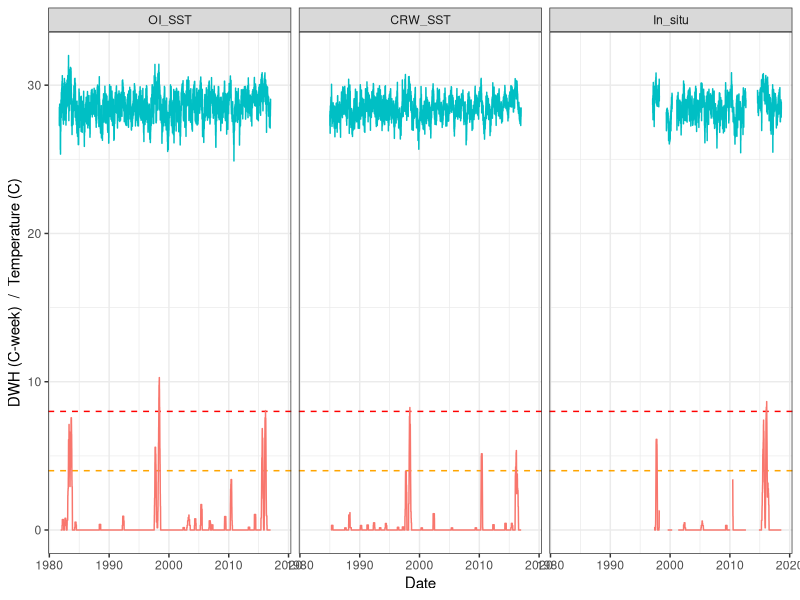
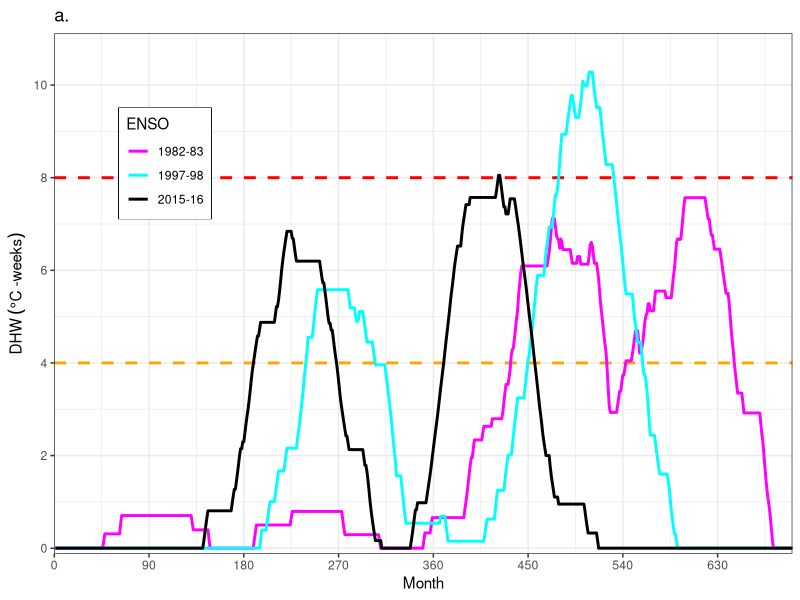
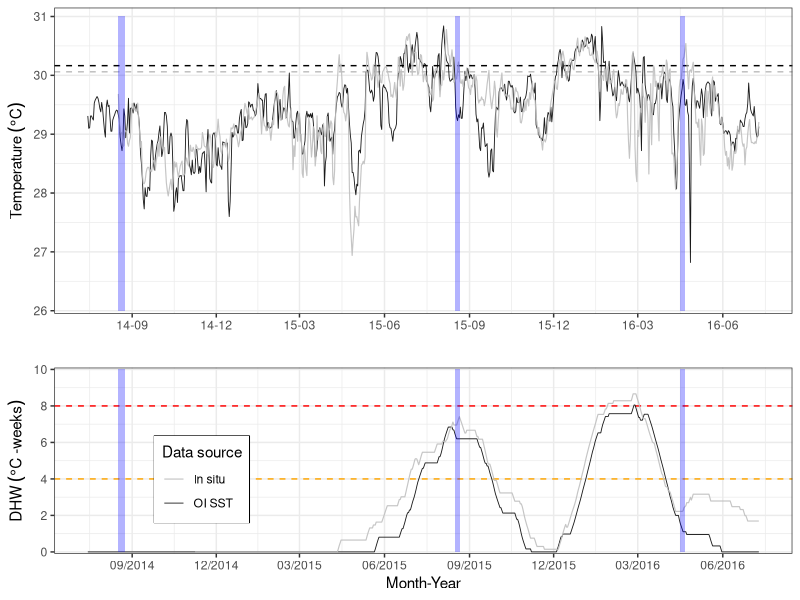
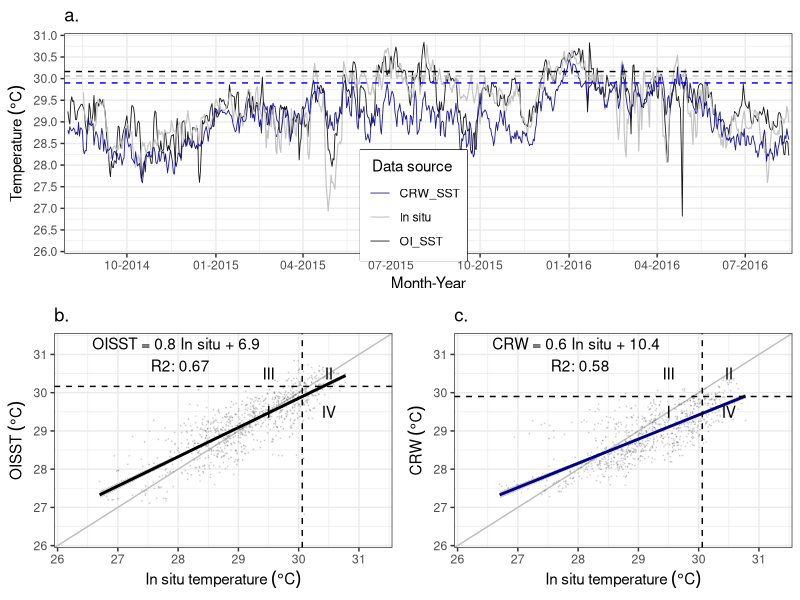
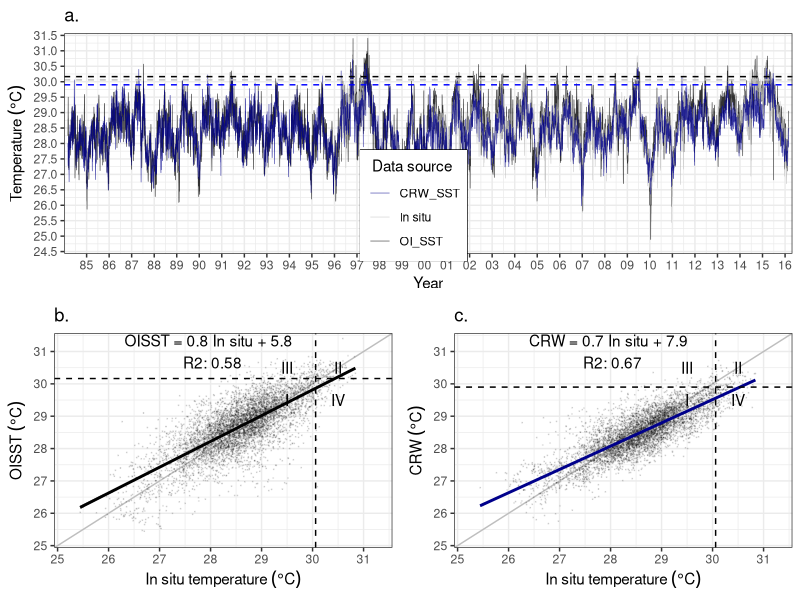
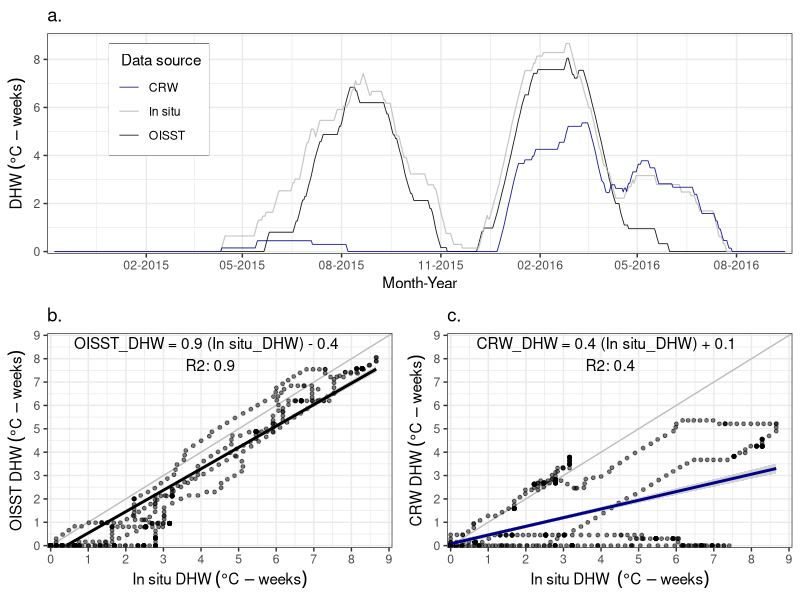
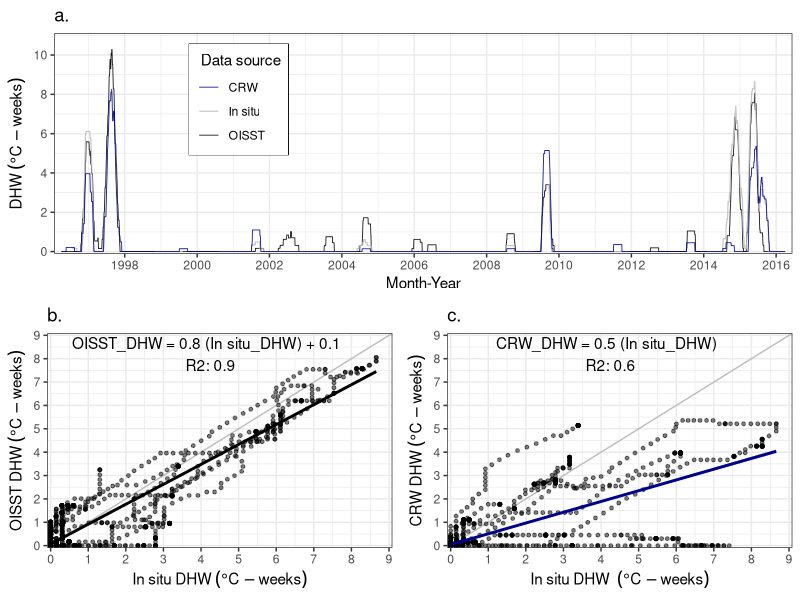
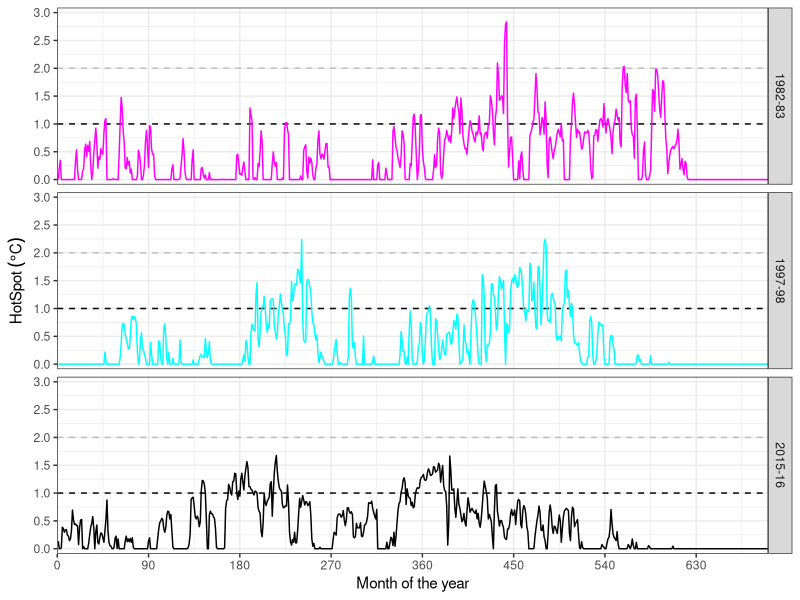

The R script that drew these images, in order:
## ---- chunk 1

knitr::opts_chunk$set(echo=TRUE, message = FALSE, warning = FALSE)
                      
## ---- chunk 2

# Libraries
  library(lubridate)
  library(tidyverse)
  library(gridExtra) 
  library(zoo)
  library(reshape2)


# Default ggplot settings
  ggthe_bw<-theme(plot.background=element_blank(),
          panel.grid.major.y = element_blank(),
          panel.grid.major.x = element_blank(),
          panel.grid.minor.x = element_blank(),
          panel.grid.minor.y = element_blank(),
          legend.box.background = element_rect(),
          panel.background =element_rect(fill = NA, color = "black")
          )+
    theme_bw()
## ---- chunk 3

#OI_SST 
    Uva.OI<-read.csv("B.Temperature_data/Uva_Daily_OISST_1982-2016.csv",header = T)
    Uva.OI$Date<-as.Date(Uva.OI$Date, format="%Y-%m-%d")

#InSitu (Tyler Smith)
    Uva.InSitu<-read.csv("B.Temperature_data/Uva_Daily_InSitu_1997-2018.csv", header = T)
    Uva.InSitu$Date<-as.Date(Uva.InSitu$Date, format="%Y-%m-%d")

# CRW-5km SST
    Uva.CRW<-read.csv("B.Temperature_data/Uva_Daily_CRW_5km_1985-2016.csv",header = T)
    Uva.CRW$Date<-as.Date(Uva.CRW$Date, format="%Y-%m-%d")
## ---- chunk 4
    
Temperature.Wide<-merge(Uva.OI, Uva.InSitu, on=Date, all=TRUE)
Temperature.Wide<-merge(Temperature.Wide, Uva.CRW, on=Date, all=TRUE)

## ---- chunk 5

#OISST
    Uva.OI.L<-Uva.OI
    Uva.OI.L$Source<-"OI_SST"
    colnames(Uva.OI.L) <- c("Date","Temperature","Source")

#InSitu (Tyler)
    Uva.InSitu.L<-Uva.InSitu
    Uva.InSitu.L$source<-"In_situ"
    colnames(Uva.InSitu.L) <- c("Date","Temperature", "Source")
    
# SST CRW-5km products
      Uva.CRW.L<-Uva.CRW
      Uva.CRW.L$Source<-"CRW_SST"
      colnames(Uva.CRW.L) <- c("Date", "Temperature", "Source")
      
Temperature.Tall<-rbind(Uva.OI.L, Uva.InSitu.L, Uva.CRW.L)      
      
## ---- chunk 6

# Extract months and years from date
  Uva.OI$Month<-month(Uva.OI$Date)
  Uva.OI$Year<-year(Uva.OI$Date)

# Select data from 1985-2012
  Uva.OI.1985_2012<-filter(Uva.OI, Year>1984)
  Uva.OI.1985_2012<-filter(Uva.OI.1985_2012, Year<2013)

# Calculate month-year mean SST
  Uva.OI.MM_1985_2012<-Uva.OI.1985_2012 %>%
    group_by(Month, Year) %>%
    summarize(MM = mean(OISST, na.rm = TRUE))

# Calculate monthly mean SST
  Uva.OI.MonthlyClimatology_1985_2012<-Uva.OI.MM_1985_2012 %>%
    group_by(Month) %>%
    summarize(Clima_M = mean(MM, na.rm = TRUE))
  Uva.OI.MonthlyClimatology_1985_2012

# Get maximum monthly mean (MMM)
  MMM_OI<-max(Uva.OI.MonthlyClimatology_1985_2012$Clima_M)
  MMM_OI

#write_csv(Uva.OI.MonthlyClimatology_1985_2012, "Outputs/UvaSST.M_clima_mean.csv")
## ---- chunk 7

# Calculated MMM
# # Extract months and years from date
#   Uva.CRW$Year<-year(Uva.CRW$Date)   
#   Uva.CRW$Month<-month(Uva.CRW$Date)   
# 
# # Calculate month-year mean SST
#   Uva.CRW.MM<-Uva.CRW %>%
#     group_by(Month, Year) %>%
#     summarize(M_Temeprature = mean(Temperature, na.rm = TRUE))
# 
# # Calculate monthly mean SST             
#   Uva.CRW.MonthlyClimatology<-Uva.CRW.MM %>%
#     group_by(Month) %>%
#     summarize(Clima_M = mean(M_Temeprature, na.rm = TRUE))
#   Uva.CRW.MonthlyClimatology
#   
# # Get maximum monthly mean (MMM)              
#   MMM_CRW<-max(Uva.CRW.MonthlyClimatology$Clima_M)
#   MMM_CRW

# Get maximum monthly mean (MMM) from CRW 5km products
  Uva.CRW.MMM<-read.csv("B.Temperature_data/Uva_CRW_MMM_1985-2012.csv", header = T)
  
  MMM_CRW<-Uva.CRW.MMM[1,1]
  MMM_CRW
## ---- chunk 8
# Extract months and years from date
  Uva.InSitu$Year<-year(Uva.InSitu$Date)   
  Uva.InSitu$Month<-month(Uva.InSitu$Date)   

# Calculate month-year mean SST
  Uva.InSitu.MM<-Uva.InSitu %>%
    group_by(Month, Year) %>%
    summarize(M_Temeprature = mean(Temperature, na.rm = TRUE))

# Calculate monthly mean SST             
  Uva.InSitu.MonthlyClimatology<-Uva.InSitu.MM %>%
    group_by(Month) %>%
    summarize(Clima_M = mean(M_Temeprature, na.rm = TRUE))
  Uva.InSitu.MonthlyClimatology
  
# Get maximum monthly mean (MMM)              
  MMM_InSitu<-max(Uva.InSitu.MonthlyClimatology$Clima_M)
  MMM_InSitu

#write_csv(InSituMonthlyClimatology, "Outputs/UvaInSitu.M_clima_mean.csv")
## ---- chunk 9

##### Calculate IO DHW
      Uva.OI.L$HotSpot<-(Uva.OI.L$Temperature-(MMM_OI))
      Uva.OI.L$HotSpot<-ifelse(Uva.OI.L$HotSpot>=0,
                              Uva.OI.L$HotSpot, 0)# REMOVE NEGATIVE ANOMALIES
      Uva.OI.L$Stress<-ifelse(Uva.OI.L$HotSpot>=1,
                              Uva.OI.L$HotSpot, 0) # REMOVE HotSpot lower than 1
      Uva.OI.L$W_Stress<-(Uva.OI.L$Stress/7) # DHDays to DHWeeks
      Uva.OI.L$DHW<-rollapplyr(Uva.OI.L$W_Stress,list(-(83:0)),sum,fill=NA)# Add 12 weeks of heat stress data 
## ---- chunk 10

##### Calculate CRW DHW based on CRW MMM
      Uva.CRW.L$HotSpot<-(Uva.CRW.L$Temperature-(MMM_CRW))
      Uva.CRW.L$HotSpot<-ifelse(Uva.CRW.L$HotSpot>=0,
                              Uva.CRW.L$HotSpot, 0)# REMOVE NEGATIVE ANOMALIES
      Uva.CRW.L$Stress<-ifelse(Uva.CRW.L$HotSpot>=1,
                              Uva.CRW.L$HotSpot, 0) # REMOVE HotSpot lower than 1
      Uva.CRW.L$W_Stress<-(Uva.CRW.L$Stress/7) # DHDays to DHWeeks
      Uva.CRW.L$DHW<-rollapplyr(Uva.CRW.L$W_Stress,list(-(83:0)),sum,fill=NA)# Add 12 weeks of heat stress data 

## ---- chunk 11
##### Calculate IO DHW
      Uva.InSitu.L$HotSpot<-(Uva.InSitu.L$Temperature-(MMM_InSitu))
      Uva.InSitu.L$HotSpot<-ifelse(Uva.InSitu.L$HotSpot>=0,
                              Uva.InSitu.L$HotSpot, 0)# REMOVE NEGATIVE ANOMALIES
      Uva.InSitu.L$Stress<-ifelse(Uva.InSitu.L$HotSpot>=1, 
                              Uva.InSitu.L$HotSpot, 0) # Select HotSpots >=1
      Uva.InSitu.L$W_DHW<-(Uva.InSitu.L$Stress/7)
      Uva.InSitu.L$DHW<-rollapplyr(Uva.InSitu.L$W_DHW,list(-(83:0)),sum,fill=NA)
      #write.csv(Uva.InSitu.L, "Outputs/GC_DHW_Daily_Uva.csv")
## ---- chunk 12
# Wide DHW 
    DHW.InSitu.W<-Uva.InSitu.L[, c("Date","DHW")]
    colnames(DHW.InSitu.W) <- c("Date","InSitu_DHW")
    
    DHW.CRW.W<-Uva.CRW.L[, c("Date","DHW")]
    colnames(DHW.CRW.W) <- c("Date","CRW_DHW")
    
    DHW.OI.W<-Uva.OI.L[, c("Date", "DHW")]
    colnames(DHW.OI.W) <- c("Date","OI_DHW")
    
    DHW.Wide<-merge(DHW.InSitu.W, DHW.CRW.W, on=Date, all=TRUE)
    DHW.Wide<-merge(DHW.Wide, DHW.OI.W, on=Date, all=TRUE)
  
# Long DHW data
    Uva.InSitu.DHW<-Uva.InSitu.L[, c("Source", "Date", "Temperature", "HotSpot", "DHW")]
    Uva.CRW.DHW<-Uva.CRW.L[, c("Source", "Date", "Temperature",  "HotSpot", "DHW")]
    Uva.OI.DHW<-Uva.OI.L[, c("Source", "Date", "Temperature",  "HotSpot", "DHW")]

    Long.data.DHW<-rbind(Uva.InSitu.DHW,Uva.CRW.DHW,Uva.OI.DHW)
    Long.data.DHW$Source<-factor(Long.data.DHW$Source, 
                            levels = c("OI_SST","CRW_SST","In_situ"))
    Long.data.DHW$Year<-lubridate::year(Long.data.DHW$Date)
    Long.data.DHW$Month<-lubridate::month(Long.data.DHW$Date)

# Highest DWH per year
    MaxDHW<-as.data.frame(Long.data.DHW %>%
          group_by(Source, Year) %>%
          summarize(max = max(DHW, na.rm = TRUE)))
    MaxDHW<-dcast(MaxDHW, Year ~ Source, value.var = "max")
    MaxDHW

# Highest HotSpot per year
  MaxHS<-as.data.frame(Long.data.DHW %>%
        group_by(Source, Year) %>%
        summarize(max = max(HotSpot, na.rm = TRUE)))
  MaxHS<-dcast(MaxHS, Year ~ Source, value.var = "max")
  MaxHS

# Plot data
AllSources<-ggplot(Long.data.DHW, aes(x=Date)) + 
    ggthe_bw+ theme(legend.position = "none")+
    facet_wrap(~Source)+
    geom_hline(yintercept=8, linetype="dashed", color="red")+
    geom_hline(yintercept=4, linetype="dashed", color="orange")+
    geom_line(aes(y = Temperature, colour = "Temperature")) +
    geom_line(aes(y = DHW, colour = "DWH")) +
    ylab("DWH (C-week)  /  Temperature (C)")
AllSources

## ---- chunk 13

# 1. Extract only 1982-83, 1997-98 and 2015-16 Data 

  # 1981-82
    Days<-as.data.frame(seq(1,730,by=1))
    names(Days) <- c("Days")
    
    N_1982<-as.data.frame(seq(as.Date("1982-01-01"), 
                              as.Date("1983-12-31"), by="days"))
        names(N_1982) <- c("Date")
        N_1982<-cbind(Days, N_1982)
        N_1982$Event<-"1982-83"
        tail(N_1982,n=2)
  
  # 1997-98
    N_1997<-as.data.frame(seq(as.Date("1997-01-01"), 
                              as.Date("1998-12-31"), by="days"))
        names(N_1997) <- c("Date")
        N_1997<-cbind(Days,N_1997)
        N_1997$Event<-"1997-98"
        tail(N_1997,n=2)
  
  # 2015-16  
    Days<-as.data.frame(seq(1,731,by=1)) # 2015-2016 Needs an extra day 
    names(Days) <- c("Days")
    
    N_2015<-as.data.frame(seq(as.Date("2015-01-01"), 
                              as.Date("2016-12-31"), by="days"))
        names(N_2015) <- c("Date")
        N_2015<-cbind(Days, N_2015)
        N_2015$Event<-"2015-16"
        tail(N_2015,n=2)
  
  # ENSO years
    ENSO_Dates<-rbind(N_1982, N_1997, N_2015)

Nino.OI_data<-merge(x = ENSO_Dates, y = Uva.OI.L, by = "Date", all.x = TRUE)
Nino.OI_data$Dates<-format(Nino.OI_data$Date, format= "%m-%d")
#head(Nino.OI_data,n=2)
#tail(Nino.OI_data,n=2)

## ---- chunk 14

Figure1a<-ggplot(Nino.OI_data, aes(x=Days)) + ggtitle("a.")+ ggthe_bw+
  theme(legend.box.background = element_rect(),
        legend.position = c(0.15, 0.75)) +
  geom_hline(yintercept=8, linetype="dashed", color="red", size=1)+
  geom_hline(yintercept=4, linetype="dashed", color="orange", size=1)

Figure1a <-Figure1a +
  geom_line(aes(y = DHW, colour = factor(Event)), size=1.0) + 
  scale_x_continuous(limits = c(0,701), expand = c(0, 0), 
                     name=("Month"),
                     breaks = seq(0,701, by= 90))+
  scale_y_continuous(limits = c(0,11), 
                     name=(expression("DHW"~(degree*C ~"-weeks"))), expand = c(0.01, 0.01),
                     breaks = seq(0,10, by=2)) +  
  scale_colour_manual(values = c("magenta","cyan", "black"), name="ENSO")
Figure1a

ggsave(file="C.Outputs/Figure_1a.svg", plot=Figure1a, width=6.5, height=3.5)

## ---- chunk 15
 # Figure 1b

TemperaturePlot<-ggplot(Temperature.Wide, aes(x=Date)) + ggthe_bw+
    theme(legend.position = "none") +
    scale_colour_manual(values = c("gray", "black"), name="Source")
    #scale_colour_manual(values = c("black", "blue4","grey"), name="Source")

TemperaturePlot<-TemperaturePlot + 
  geom_hline(yintercept=MMM_OI+1, linetype="dashed", color="black")+
  geom_hline(yintercept=MMM_InSitu+1, linetype="dashed", color="grey")+
  #geom_hline(yintercept=MMM_CRW+1, linetype="dashed", color="blue4")+
  geom_line(aes(y = (OISST), colour = "OI_SST"), linetype=1, size=0.3, alpha=0.9) +      
  geom_line(aes(y = (Temperature), colour = "In situ"), size=0.4, alpha=0.9) +
  #geom_line(aes(y = (CRWSST), colour = "CRW_SST"), linetype=1, size=0.3, alpha=0.9) +
  
  scale_x_date(date_breaks = "3 months", date_labels = "%y-%m", 
               limits = c(as.Date("2014-07-15"), as.Date("2016-07-10")),
               name = "") +
  scale_y_continuous(limits = c(26,31.1), expand = c(0.01, 0), 
                   name=(expression("Temperature"~(degree*C))),
                   breaks = seq(26,31, by=1))+
  annotate("rect", xmin= as.Date("2014-08-17"), xmax = as.Date("2014-08-24"), 
                 ymin = 26, ymax = 31, fill="blue", alpha = .3) +
  annotate("rect", xmin= as.Date("2015-08-16"), xmax = as.Date("2015-08-22"), 
                 ymin = 26, ymax = 31, fill="blue", alpha = .3) + 
  annotate("rect", xmin= as.Date("2016-04-16"), xmax = as.Date("2016-04-21"), 
                 ymin = 26, ymax = 31, fill="blue", alpha = .3)
  
DHWPlot<-ggplot(DHW.Wide, aes(x=Date)) + ggthe_bw+
   theme(legend.box.background = element_rect(),
        legend.position = c(0.2, 0.4)) +
  scale_colour_manual(values = c("gray", "black"), name="Data source")
  #scale_colour_manual(values = c("blue4", "gray","black"), name="Source")
DHWPlot<-DHWPlot +
    geom_hline(yintercept=8, linetype="dashed", color="red", size=0.5)+
    geom_hline(yintercept=4, linetype="dashed", color="orange", size=0.5)+
    geom_line(aes(y = (OI_DHW), colour = "OI SST"), linetype=1, size=0.3, alpha=0.9) +      
    geom_line(aes(y = (InSitu_DHW), colour = "In situ"), size=0.4, alpha=0.9) +
    #geom_line(aes(y = (CRW_DHW), colour = "CRW"), size=0.4, alpha=0.9) +  
    scale_x_date(date_breaks = "3 months", date_labels = "%m/%Y", 
               limits = c(as.Date("2014-07-15"), as.Date("2016-07-10")),
               name = "Month-Year") +
    scale_y_continuous(limits = c(0,10), expand = c(0.01, 0), 
                   name=(expression("DHW"~(degree*C~"-weeks"))),
                   breaks = seq(0,10, by=2))+
    annotate("rect", xmin= as.Date("2014-08-17"), xmax = as.Date("2014-08-24"), 
                 ymin = 0, ymax = 10, fill="blue", alpha = .3) +
    annotate("rect", xmin= as.Date("2015-08-16"), xmax = as.Date("2015-08-22"), 
                 ymin = 0, ymax = 10, fill="blue", alpha = .3) + 
    annotate("rect", xmin= as.Date("2016-04-16"), xmax = as.Date("2016-04-21"), 
                 ymin = 0, ymax = 10, fill="blue", alpha = .3)

Figure1b_Final<-grid.arrange(TemperaturePlot, DHWPlot, nrow=2, heights=c(6/10, 4/10))

ggsave(file="C.Outputs/Figure_1b.svg", plot=Figure1b_Final, width=6.5, height=4.5)

## ---- chunk 16
  Temperature.Wide$Year<-year(Temperature.Wide$Date)
  Temperature.Wide_2014_2016<-filter(Temperature.Wide, Year>2013)
  Temperature.Wide_2014_2016<-filter(Temperature.Wide_2014_2016, Year<2017)
  summary(Temperature.Wide_2014_2016$OISST)
  summary(Temperature.Wide_2014_2016$CRWSST )
  summary(Temperature.Wide_2014_2016$Temperature)
## ---- chunk 17

TemperatureSource<-ggplot(Temperature.Wide_2014_2016, aes(x=Date)) + 
      ggthe_bw + ggtitle("a.") +
      scale_x_date(date_breaks = "3 months", date_labels = "%m-%Y", 
                   limits = c(as.Date("2014-08-01"), as.Date("2016-08-15")),
                   expand = c(0.005, 0.005),
                   name = "Month-Year") +
      scale_y_continuous(limits = c(26,31), expand = c(0.01, 0), 
                       name=(expression("Temperature"~(degree*C))),
                       breaks = seq(26,31, by=0.5))+
      theme(legend.box.background = element_rect(),
            legend.position = c(0.48, 0.22))+
      
      geom_line(aes(y = (OISST), colour = "OI_SST"), linetype=1, size=0.3, alpha=0.9) +      
      geom_line(aes(y = (Temperature), colour = "In situ"), size=0.4, alpha=0.9) +
      geom_line(aes(y = (CRWSST), colour = "CRW_SST"), linetype=1, size=0.3, alpha=0.9) +
      geom_hline(yintercept=MMM_OI+1, linetype="dashed", color="black")+
      geom_hline(yintercept=MMM_InSitu+1, linetype="dashed", color="grey")+
      geom_hline(yintercept=MMM_CRW+1, linetype="dashed", color="blue")+
      scale_colour_manual(values = c("blue4","grey","black"), name=" Data source")

#TemperatureSource
#ggsave(file="Outputs/Sup_TemperatureSource.svg", plot=TemperatureSource, width=8, height=3.5)


# b. OI versus In situ 

  LM_OI<-lm(OISST~Temperature, data = Temperature.Wide_2014_2016)
  summary(LM_OI)
      
  GCITYvsOI<-ggplot(Temperature.Wide_2014_2016, aes(x=Temperature, y=OISST)) + 
        ggthe_bw + ggtitle("b.")+
        
        geom_abline(slope = 1, intercept = 0, colour="grey")+
        geom_point(alpha=0.1, size=0.08)+ 
        geom_smooth(method = lm, colour="black")+
        geom_hline(yintercept=MMM_OI+1, linetype="dashed", color="black")+
        geom_vline(xintercept=MMM_InSitu+1, linetype="dashed", color="black")+
    
        scale_y_continuous(limits = c(26,31.5), expand = c(0.01, 0), 
                         name=(expression("OISST"~(degree*C))),
                         breaks = seq(26,32, by=1))+
        scale_x_continuous(limits = c(26,31.5), expand = c(0.01, 0), 
                         name=(expression("In situ temperature"~(degree*C))),
                         breaks = seq(26,32, by=1))+
        annotate("text", x = 28, y = 31, label = "OISST = 0.8 In situ + 6.9 \n R2: 0.67")+
        
        annotate("text", x = c(29.5, 30.5, 29.5, 30.5), y = c(29.5, 30.5, 30.5, 29.5), label = c("I", "II", "III", "IV"))
  #GCITYvsOI
  # ggsave(file="Outputs/LM_OI.svg", plot=GCITYvsOI, width=4, height=3.5)



# c. CRW versus In situ 

  LM_CRW<-lm(CRWSST~Temperature, data = Temperature.Wide_2014_2016)
  summary(LM_CRW)
      
  GCITYvsCRW<-ggplot(Temperature.Wide_2014_2016, aes(x=Temperature, y=CRWSST)) + 
        ggthe_bw+ ggtitle("c.")+
    
        geom_abline(slope = 1, intercept = 0, colour="grey")+
        geom_point(alpha=0.1, size=0.05)+ 
        geom_smooth(method = lm, colour="blue4")+
        geom_hline(yintercept=MMM_CRW+1, linetype="dashed", color="black")+
        geom_vline(xintercept=MMM_InSitu+1, linetype="dashed", color="black")+
          
        scale_y_continuous(limits = c(26,31.5), expand = c(0.01, 0), 
                         name=(expression("CRW"~(degree*C))),
                         breaks = seq(26,32, by=1))+
        scale_x_continuous(limits = c(26,31.5), expand = c(0.01, 0), 
                         name=(expression("In situ temperature"~(degree*C))),
                         breaks = seq(26,32, by=1))+
    
        annotate("text", x = 28, y = 31, label = "CRW = 0.6 In situ + 10.4 \n R2: 0.58")+
        annotate("text", x = c(29.5, 30.5, 29.5, 30.5), y = c(29.5, 30.5, 30.5, 29.5), label = c("I", "II", "III", "IV"))
  #GCITYvsCRW
  #ggsave(file="Outputs/LM_CRW.svg", plot=GCITYvsCRW, width=4, height=3.5)


# d. OI differences 
      
 Temperature.Wide_2014_2016$OI_Difference<-
  (Temperature.Wide_2014_2016$OISST-Temperature.Wide_2014_2016$Temperature)
    
 OIResiduals<-ggplot(Temperature.Wide_2014_2016, aes(x=Temperature, y=OI_Difference)) + 
      ggthe_bw+ ggtitle("d.")+
      
      geom_abline(slope = 0, intercept = 0, colour="grey")+ ggtitle("d.")+
      geom_point(alpha=0.1, size=0.05)+ 
      geom_smooth(method = lm, colour="black")+
      
      scale_y_continuous(limits = c(-3,3), expand = c(0, 0), 
                         name=(expression("OI difference"~(degree*C))),
                         breaks = seq(-3,3, by=0.5))+
      scale_x_continuous(limits = c(26,31.5), expand = c(0.01, 0), 
                         name=(expression("In situ Temperature"~(degree*C))),
                         breaks = seq(26,32, by=1))
    #OIResiduals
    #ggsave(file="Outputs/OI_Differences.svg", plot=OIResiduals, width=4, height=3.5)

# e. CRW differences 
      
Temperature.Wide_2014_2016$CRW_Difference<-
  (Temperature.Wide_2014_2016$CRWSST-Temperature.Wide_2014_2016$Temperature)
    
  CRWResiduals<-ggplot(Temperature.Wide_2014_2016, aes(x=Temperature, y=CRW_Difference)) + 
      ggthe_bw+ ggtitle("e.")+
      geom_abline(slope = 0, intercept = 0, colour="grey")+
      geom_point(alpha=0.1, size=0.05)+ 
      geom_smooth(method = lm, colour="blue4")+
    
    scale_y_continuous(limits = c(-3,3), expand = c(0, 0), 
                             name=(expression("CRW difference"~(degree*C))),
                             breaks = seq(-3,3, by=0.5))+
    scale_x_continuous(limits = c(26,31.5), expand = c(0.01, 0), 
                             name=(expression("In situ Temperature"~(degree*C))),
                             breaks = seq(26,32, by=1))
    #CRWResiduals
    #ggsave(file="Outputs/OI_Differences.svg", plot=CRWResiduals, width=4, height=3.5)
  
  # f. OI HS differences 
      Temperature.Wide_2014_2016$IS_HS<-(Temperature.Wide_2014_2016$Temperature-MMM_InSitu)
      Temperature.Wide_2014_2016$IS_HS<-ifelse(Temperature.Wide_2014_2016$IS_HS>=0,
                                        Temperature.Wide_2014_2016$IS_HS, 0)# REMOVE NEGATIVE ANOMALIES
      
      Temperature.Wide_2014_2016$OI_HS<-(Temperature.Wide_2014_2016$OISST-MMM_OI)
      Temperature.Wide_2014_2016$OI_HS<-ifelse(Temperature.Wide_2014_2016$OI_HS>=0,
                                        Temperature.Wide_2014_2016$OI_HS, 0)# REMOVE NEGATIVE ANOMALIES
      
      
      Temperature.Wide_2014_2016$CRW_HS<-(Temperature.Wide_2014_2016$CRWSST-MMM_CRW)
      Temperature.Wide_2014_2016$CRW_HS<-ifelse(Temperature.Wide_2014_2016$CRW_HS>=0,
                                        Temperature.Wide_2014_2016$CRW_HS, 0)# REMOVE NEGATIVE ANOMALIES
      
 OI_HS<-ggplot(Temperature.Wide_2014_2016, aes(x=IS_HS, y=OI_HS)) + 
      ggthe_bw+ ggtitle("f.")+
      
      geom_abline(slope = 1, intercept = 0, colour="grey")+ ggtitle("d.")+
      geom_point(alpha=0.1, size=0.3)+ 
      geom_smooth(method = lm, colour="black")+
      
      scale_y_continuous(limits = c(0,2), expand = c(0.01, 0), 
                         name=(expression("OI HS"~(degree*C))),
                         breaks = seq(0,2, by=0.5))+
      scale_x_continuous(limits = c(0,2), expand = c(0.01, 0), 
                         name=(expression("In situ HS"~(degree*C))),
                         breaks = seq(0,2, by=0.5))
    #OI_HS
   
# g. CRW HS differences 
      
 CRW_HS<-ggplot(Temperature.Wide_2014_2016, aes(x=IS_HS, y=CRW_HS)) + 
      ggthe_bw+ ggtitle("g.")+
      
      geom_abline(slope = 1, intercept = 0, colour="grey")+ ggtitle("d.")+
      geom_point(alpha=0.1, size=0.3)+ 
      geom_smooth(method = lm, colour="black")+
      
      scale_y_continuous(limits = c(0,2), expand = c(0.01, 0), 
                         name=(expression("CRW HS"~(degree*C))),
                         breaks = seq(0,2, by=0.5))+
      scale_x_continuous(limits = c(0,2), expand = c(0.01, 0), 
                         name=(expression("In situ HS"~(degree*C))),
                         breaks = seq(0,2, by=0.5))
    #CRW_HS
   
  
  # h. Differences overtime 
      
     TemperatureSource2<-ggplot(Temperature.Wide_2014_2016, aes(x=Date)) + 
          theme_bw() + ggtitle("f.") + geom_abline(slope = 0, intercept = 0)+
          scale_x_date(date_breaks = "3 months", date_labels = "%m-%Y", 
                       limits = c(as.Date("2014-08-01"), as.Date("2016-08-15")),
                       expand = c(0.005, 0.005),
                       name = "Month-Year") +
          scale_y_continuous(limits = c(-3.5,3), expand = c(0.01, 0), 
                          name=(expression("Difference Temperature"~(degree*C))),
                           breaks = seq(-3,3, by=0.5))+
          theme(plot.background=element_blank(),
                panel.grid.major.y = element_blank(),
                panel.grid.major.x = element_blank(),
                panel.grid.minor.x = element_blank(),
                panel.grid.minor.y = element_blank(),
                legend.box.background = element_rect(),
                legend.position = c(0.48, 0.22),
                panel.background =element_rect(fill = NA, color = "black"))+
          
          geom_line(aes(y = (OI_Difference), colour = "OISST"), linetype=1, size=0.3, alpha=0.9) +      
          geom_line(aes(y = (CRW_Difference), colour = "CRW_5km"), size=0.4, alpha=0.9) +
          scale_colour_manual(values = c("blue4","grey"), name=" Data source")
       #TemperatureSource2


Sources<-grid.arrange(
  TemperatureSource, arrangeGrob(GCITYvsOI,GCITYvsCRW, ncol=2), heights=c(5/10, 5/10), ncol = 1)

ggsave(file="C.Outputs/Figure_S1.svg", plot=Sources, width=7, height=7)

## ---- chunk 18
  Temperature.Wide.All<-Temperature.Wide[complete.cases(Temperature.Wide), ]
  
## ---- chunk 19

TemperatureSource2<-ggplot(Temperature.Wide, aes(x=Date)) + 
      ggthe_bw + ggtitle("a.") +
      scale_x_date(date_breaks = "12 months", date_labels = "%y", 
                   limits = c(as.Date("1985-01-01"), as.Date("2016-12-31")),
                   expand = c(0.005, 0.005),
                   name = "Year") +
      scale_y_continuous(limits = c(24.5,31.5), expand = c(0.01, 0), 
                       name=(expression("Temperature"~(degree*C))),
                       breaks = seq(24.5,31.5, by=0.5))+
      theme(legend.box.background = element_rect(),
            legend.position = c(0.48, 0.22))+
      
      geom_line(aes(y = (OISST), colour = "OI_SST"), linetype=1, size=0.2, alpha=0.8) +      
      geom_line(aes(y = (Temperature), colour = "In situ"), size=0.2, alpha=0.8) +
      geom_line(aes(y = (CRWSST), colour = "CRW_SST"), linetype=1, size=0.2, alpha=0.8) +
      geom_hline(yintercept=MMM_OI+1, linetype="dashed", color="black")+
      geom_hline(yintercept=MMM_InSitu+1, linetype="dashed", color="grey")+
      geom_hline(yintercept=MMM_CRW+1, linetype="dashed", color="blue")+
      scale_colour_manual(values = c("blue4","grey","black"), name=" Data source")
# TemperatureSource2

# b. OI versus In situ 

  LM_OI2<-lm(OISST~Temperature, data = Temperature.Wide)
  summary(LM_OI2)
      
  GCITYvsOI2<-ggplot(Temperature.Wide, aes(x=Temperature, y=OISST)) + 
        ggthe_bw + ggtitle("b.")+
        
        geom_abline(slope = 1, intercept = 0, colour="grey")+
        geom_point(alpha=0.1, size=0.05)+ 
        geom_smooth(method = lm, colour="black")+
        geom_hline(yintercept=MMM_OI+1, linetype="dashed", color="black")+
        geom_vline(xintercept=MMM_InSitu+1, linetype="dashed", color="black")+
    
        scale_y_continuous(limits = c(25,31.5), expand = c(0.01, 0), 
                         name=(expression("OISST"~(degree*C))),
                         breaks = seq(25,32, by=1))+
        scale_x_continuous(limits = c(25,31.5), expand = c(0.01, 0), 
                         name=(expression("In situ temperature"~(degree*C))),
                         breaks = seq(25,32, by=1))+
        annotate("text", x = 28, y = 31, label = "OISST = 0.8 In situ + 5.8 \n R2: 0.58") +
        annotate("text", x = c(29.5, 30.5, 29.5, 30.5), y = c(29.5, 30.5, 30.5, 29.5), label = c("I", "II", "III", "IV"))
  #GCITYvsOI2
  
# c. CRW versus In situ 

  LM_CRW2<-lm(CRWSST~Temperature, data = Temperature.Wide)
  summary(LM_CRW2)
      
  GCITYvsCRW2<-ggplot(Temperature.Wide, aes(x=Temperature, y=CRWSST)) + 
        ggthe_bw + ggtitle("c.")+
        
        geom_abline(slope = 1, intercept = 0, colour="grey")+
        geom_point(alpha=0.1, size=0.05)+ 
        geom_smooth(method = lm, colour="blue4")+
        geom_hline(yintercept=MMM_CRW+1, linetype="dashed", color="black")+
        geom_vline(xintercept=MMM_InSitu+1, linetype="dashed", color="black")+
    
        scale_y_continuous(limits = c(25,31.5), expand = c(0.01, 0), 
                         name=(expression("CRW"~(degree*C))),
                         breaks = seq(25,32, by=1))+
        scale_x_continuous(limits = c(25,31.5), expand = c(0.01, 0), 
                         name=(expression("In situ temperature"~(degree*C))),
                         breaks = seq(25,32, by=1))+
        annotate("text", x = 28, y = 31, label = "CRW = 0.7 In situ + 7.9 \n R2: 0.67")+
        annotate("text", x = c(29.5, 30.5, 29.5, 30.5), y = c(29.5, 30.5, 30.5, 29.5), label = c("I", "II", "III", "IV"))
  # GCITYvsCRW2


# d. OI differences 
      
     Temperature.Wide$OI_Difference<-
      (Temperature.Wide$OISST-Temperature.Wide$Temperature)
        
     OIResiduals2<-ggplot(Temperature.Wide, aes(x=Temperature, y=OI_Difference)) + 
          ggthe_bw+ ggtitle("d.")+
                 
          scale_y_continuous(limits = c(-3,3), expand = c(0, 0), 
                             name=(expression("OI difference"~(degree*C))),
                             breaks = seq(-3,3, by=0.5))+
          scale_x_continuous(limits = c(25,31.5), expand = c(0.01, 0), 
                             name=(expression("In situ Temperature"~(degree*C))),
                             breaks = seq(25,32, by=1)) +
     
          geom_abline(slope = 0, intercept = 0, colour="grey")+
          geom_point(alpha=0.1, size=0.05)+ 
          geom_smooth(method = lm, colour="black")
     #OIResiduals2
            
     #ggsave(file="Outputs/OI_Differences.svg", plot=OIResiduals, width=4, height=3.5)

 
# e. OI differences 
      
    Temperature.Wide$CRW_Difference<-
      (Temperature.Wide$CRWSST-Temperature.Wide$Temperature)
        
      CRWResiduals2<-ggplot(Temperature.Wide, aes(x=Temperature, y=CRW_Difference)) + 
          ggthe_bw+ ggtitle("e.")+
        
          scale_y_continuous(limits = c(-3,3), expand = c(0, 0), 
                                 name=(expression("CRW difference"~(degree*C))),
                                 breaks = seq(-3,3, by=0.5))+
          scale_x_continuous(limits = c(25,31.5), expand = c(0.01, 0), 
                                 name=(expression("In situ Temperature"~(degree*C))),
                                 breaks = seq(25,32, by=1))+
        
          geom_abline(slope = 0, intercept = 0, colour="grey")+ ggtitle("e.")+
          geom_point(alpha=0.1, size=0.05)+ 
          geom_smooth(method = lm, colour="blue4")
          
      # CRWResiduals2


Sources2<-grid.arrange(
  TemperatureSource2, arrangeGrob(GCITYvsOI2,GCITYvsCRW2, ncol=2), heights=c(5/10, 5/10), ncol = 1)

#ggsave(file="Outputs/TemperatureSourcess2.svg", plot=Sources2, width=7, height=8)

## ---- chunk 20
# Organize the data source
Wide.data.DHW<-dplyr::filter(Long.data.DHW, Year>2013)
Wide.data.DHW<-dplyr::filter(Wide.data.DHW, Year<2017)
Wide.data.DHW<-Wide.data.DHW %>% 
              dplyr::select(Source, Date, DHW)

Wide.data.DHW2<-reshape(Wide.data.DHW, 
                        idvar = "Date", timevar = "Source", direction = "wide")

#Wide.data.DHW2<-Wide.data.DHW2[complete.cases (Wide.data.DHW2),]
#head(Wide.data.DHW2)
#tail(Wide.data.DHW2)
## ---- chunk 21

# a. Estimated DHW

    DHWSource<-ggplot(Wide.data.DHW2, aes(x=Date)) + 
       ggthe_bw + ggtitle("a.") +
        scale_x_date(date_breaks = "3 months", date_labels = "%m-%Y", 
                    limits = c(as.Date("2014-11-08"), as.Date("2016-09-15")),
                    expand = c(0.01, 0), 
                    name = "Month-Year") +
      scale_y_continuous(limits = c(0,9), expand = c(0.01, 0), 
                         name=(expression("DHW"~(degree*C~-"weeks"))),
                         breaks = seq(0,9, by=2))+
      theme(legend.box.background = element_rect(),
            legend.position = c(0.15, 0.7))+
      
      geom_line(aes(y = (DHW.OI_SST), colour = "OISST"), linetype=1, size=0.3, alpha=0.9) +      
      geom_line(aes(y = (DHW.In_situ), colour = "In situ"), size=0.4, alpha=0.9) +
      geom_line(aes(y = (DHW.CRW_SST), colour = "CRW"), linetype=1, size=0.3, alpha=0.9) +
      scale_colour_manual(values = c("blue4","grey","black"), name=" Data source")
    #DHWSource
    #ggsave(file="Outputs/Sup_DHW.Source.svg", plot=DHWSource, width=8, height=3.5)


# b. OI versus In situ 

    LM_OI_DWW<-lm(DHW.OI_SST~DHW.In_situ, data = Wide.data.DHW2)
    summary(LM_OI_DWW)
    
    GCITYvsOI_DHW<-ggplot(Wide.data.DHW2, aes(x=DHW.In_situ, y=DHW.OI_SST)) + 
      ggthe_bw + ggtitle("b.")+
      
      geom_abline(slope = 1, intercept = 0, colour="grey")+
      geom_point(alpha=0.5, size=1)+ 
      geom_smooth(method = lm, colour="black")+
      
      scale_y_continuous(limits = c(0,9), expand = c(0.01, 0), 
                         name=(expression("OISST DHW"~(degree*C~-weeks))),
                         breaks = seq(0,9, by=1))+
      scale_x_continuous(limits = c(0,9), expand = c(0.01, 0), 
                         name=(expression("In situ DHW"~(degree*C~-weeks))),
                         breaks = seq(0,9, by=1))+
     
      annotate("text", x = 4.2, y = 8.2, label = "OISST_DHW = 0.9 (In situ_DHW) - 0.4 \n R2: 0.9")
    #GCITYvsOI_DHW
    # ggsave(file="Outputs/DWH_IS_OI.svg", plot=GCITYvsOI, width=4, height=3.5)


# c. CRW versus In situ 

    LM_CRW_DHW<-lm(DHW.CRW_SST~DHW.In_situ, data = Wide.data.DHW2)
    summary(LM_CRW_DHW)
    
    GCITYvsCRW_DHW<-ggplot(Wide.data.DHW2, aes(x=DHW.In_situ, y=DHW.CRW_SST)) + 
      ggthe_bw + ggtitle("c.")+
      
      geom_abline(slope = 1, intercept = 0, colour="grey")+ 
      geom_point(alpha=0.5, size=1)+ 
      geom_smooth(method = lm, colour="blue4")+
      
      scale_y_continuous(limits = c(0,9), expand = c(0.01, 0), 
                         name=(expression("CRW DHW"~(degree*C~-weeks))),
                         breaks = seq(0,10, by=1))+
      scale_x_continuous(limits = c(0,9), expand = c(0.01, 0), 
                         name=(expression("In situ DHW "~(degree*C~-weeks))),
                         breaks = seq(0,10, by=1))+
      annotate("text", x = 4.2, y = 8.2, label = "CRW_DHW = 0.4 (In situ_DHW) + 0.1 \n R2: 0.4")
    #GCITYvsCRW_DHW
    #ggsave(file="Outputs/DWH_IS_CRW.svg", plot=GCITYvsCRW_DHW, width=4, height=3.5)


# d. OI differences 

    Wide.data.DHW2$OI_Difference<-
      (Wide.data.DHW2$DHW.OI_SST-Wide.data.DHW2$DHW.In_situ)
    
    OI_DWH_Residuals<-ggplot(Wide.data.DHW2, aes(x=DHW.In_situ, y=OI_Difference)) + 
      ggthe_bw+ ggtitle("d.") +
      
      geom_abline(slope = 0, intercept = 0, colour="grey") +
      geom_point(alpha=0.5, size=1)+ 
      geom_smooth(method = lm, colour="black")+
      
      scale_y_continuous(limits = c(-3,3), expand = c(0, 0), 
                         name=(expression("OI difference"~(degree*C~-weeks))),
                         breaks = seq(-3,3, by=0.5))+
      scale_x_continuous(limits = c(0,9), expand = c(0.01, 0), 
                         name=(expression("In situ DHW"~(degree*C~-weeks))),
                         breaks = seq(0,10, by=1))
    #OI_DWH_Residuals
    #ggsave(file="Outputs/OI_DHW_Differences.svg", plot=OI_DWH_Residuals, width=4, height=3.5)

    
# e. OI differences 

    Wide.data.DHW2$CRW_Difference<-
      (Wide.data.DHW2$DHW.CRW_SST-Wide.data.DHW2$DHW.In_situ)
    
    CRW_DWH_Residuals<-ggplot(Wide.data.DHW2, aes(x=DHW.In_situ, y=CRW_Difference)) + 
      ggthe_bw + ggtitle("e.") +
      
      geom_abline(slope = 0, intercept = 0, colour="grey")+ 
      geom_point(alpha=0.5, size=1)+ 
      geom_smooth(method = lm, colour="blue4")+
      
      scale_y_continuous(limits = c(-3,3), expand = c(0, 0), 
                         name=(expression("CRW difference"~(degree*C))),
                         breaks = seq(-3,3, by=0.5))+
      scale_x_continuous(limits = c(0,9), expand = c(0.01, 0), 
                         name=(expression("In situ"~(degree*C))),
                         breaks = seq(0,10, by=1))
    #CRW_DWH_Residuals
    #ggsave(file="Outputs/CRW_DHW_Differences.svg", plot=CRW_DWH_Residuals, width=4, height=3.5)


Sources3<-grid.arrange(
  DHWSource, arrangeGrob(GCITYvsOI_DHW,GCITYvsCRW_DHW, ncol=2), heights=c(5/10, 5/10), ncol = 1)

ggsave(file="C.Outputs/Figure_S2.svg", plot=Sources3, width=7, height=7)
## ---- chunk 22

# Organize the data source

  Wide.data.DHW<-Long.data.DHW %>% 
                dplyr::select(Source, Date, DHW)
  
  Wide.data.DHW3<-reshape(Wide.data.DHW, 
                          idvar = "Date", timevar = "Source", direction = "wide")
  
  # Wide.data.DHW2<-Wide.data.DHW2[complete.cases (Wide.data.DHW2),]
  #head(Wide.data.DHW2)
  #tail(Wide.data.DHW2)
  
## ---- chunk 23

# a. Estimated DHW

    DHWSource2<-ggplot(Wide.data.DHW3, aes(x=Date)) + 
       ggthe_bw + ggtitle("a.") +
       scale_x_date(date_breaks = "24 months", date_labels = "%Y", 
                    limits = c(as.Date("1997-01-01"), as.Date("2016-12-31")),
                    expand = c(0.01, 0), 
                    name = "Month-Year") +
      scale_y_continuous(limits = c(0,11), expand = c(0.01, 0), 
                         name=(expression("DHW"~(degree*C~-"weeks"))),
                         breaks = seq(0,10, by=2))+
      theme(legend.box.background = element_rect(),
            legend.position = c(0.25, 0.7))+
      
      geom_line(aes(y = (DHW.OI_SST), colour = "OISST"), linetype=1, size=0.3, alpha=0.9) +      
      geom_line(aes(y = (DHW.In_situ), colour = "In situ"), size=0.4, alpha=0.9) +
      geom_line(aes(y = (DHW.CRW_SST), colour = "CRW"), linetype=1, size=0.3, alpha=0.9) +
      scale_colour_manual(values = c("blue4","grey","black"), name=" Data source")
    #DHWSource2
    #ggsave(file="Outputs/Sup_DHW_Source2.svg", plot=DHWSource2, width=8, height=3.5)


# b. OI versus In situ 

    LM_OI_DWW2<-lm(DHW.OI_SST~DHW.In_situ, data = Wide.data.DHW3)
    summary(LM_OI_DWW2)
    
    GCITYvsOI_DHW2<-ggplot(Wide.data.DHW3, aes(x=DHW.In_situ, y=DHW.OI_SST)) + 
      ggthe_bw + ggtitle("b.")+
      
      geom_abline(slope = 1, intercept = 0, colour="grey")+
      geom_point(alpha=0.5, size=1)+ 
      geom_smooth(method = lm, colour="black")+
      
      scale_y_continuous(limits = c(0,9), expand = c(0.01, 0), 
                         name=(expression("OISST DHW"~(degree*C~-weeks))),
                         breaks = seq(0,9, by=1))+
      scale_x_continuous(limits = c(0,9), expand = c(0.01, 0), 
                         name=(expression("In situ DHW"~(degree*C~-weeks))),
                         breaks = seq(0,9, by=1))+
     
      annotate("text", x = 4.2, y = 8.2, label = "OISST_DHW = 0.8 (In situ_DHW) + 0.1 \n R2: 0.9")
    #GCITYvsOI_DHW2
    # ggsave(file="Outputs/DHW_IS_OI_2.svg", plot=GCITYvsOI_DHW2, width=4, height=3.5)


# c. CRW versus In situ 

    LM_CRW_DHW2<-lm(DHW.CRW_SST~DHW.In_situ, data = Wide.data.DHW3)
    summary(LM_CRW_DHW2)
    
    GCITYvsCRW_DHW2<-ggplot(Wide.data.DHW3, aes(x=DHW.In_situ, y=DHW.CRW_SST)) + 
      ggthe_bw + ggtitle("c.")+
      
      geom_abline(slope = 1, intercept = 0, colour="grey")+ 
      geom_point(alpha=0.5, size=1)+ 
      geom_smooth(method = lm, colour="blue4")+
      
      scale_y_continuous(limits = c(0,9), expand = c(0.01, 0), 
                         name=(expression("CRW DHW"~(degree*C~-weeks))),
                         breaks = seq(0,10, by=1))+
      scale_x_continuous(limits = c(0,9), expand = c(0.01, 0), 
                         name=(expression("In situ DHW "~(degree*C~-weeks))),
                         breaks = seq(0,10, by=1))+
      annotate("text", x = 4.2, y = 8.2, label = "CRW_DHW = 0.5 (In situ_DHW) \n R2: 0.6")
    #GCITYvsCRW_DHW2
    #ggsave(file="Outputs/DHW_IS_CRW_2.svg", plot=GCITYvsCRW_DHW2, width=4, height=3.5)


# d. OI differences 

    Wide.data.DHW3$OI_Difference<-
      (Wide.data.DHW3$DHW.OI_SST-Wide.data.DHW3$DHW.In_situ)
    
    OI_DHW_Residuals2<-ggplot(Wide.data.DHW3, aes(x=DHW.In_situ, y=OI_Difference)) + 
      ggthe_bw+ ggtitle("d.") +
      
      geom_abline(slope = 0, intercept = 0, colour="grey") +
      geom_point(alpha=0.5, size=1)+ 
      geom_smooth(method = lm, colour="black")+
      
      scale_y_continuous(limits = c(-3,3), expand = c(0, 0), 
                         name=(expression("OI difference"~(degree*C~-weeks))),
                         breaks = seq(-3,3, by=0.5))+
      scale_x_continuous(limits = c(0,9), expand = c(0.01, 0), 
                         name=(expression("In situ DHW"~(degree*C~-weeks))),
                         breaks = seq(0,10, by=1))
    #OI_DHW_Residuals2
    #ggsave(file="Outputs/DHW_OI_Differences.svg", plot=OI_DHW_Residuals2, width=4, height=3.5)

    
# e. OI differences 

    Wide.data.DHW3$CRW_Difference<-
      (Wide.data.DHW3$DHW.CRW_SST-Wide.data.DHW3$DHW.In_situ)
    
    CRW_DHW_Residuals2<-ggplot(Wide.data.DHW3, aes(x=DHW.In_situ, y=CRW_Difference)) + 
      ggthe_bw + ggtitle("e.") +
      
      geom_abline(slope = 0, intercept = 0, colour="grey")+ 
      geom_point(alpha=0.5, size=1)+ 
      geom_smooth(method = lm, colour="blue4")+
      
      scale_y_continuous(limits = c(-3,3), expand = c(0, 0), 
                         name=(expression("CRW difference"~(degree*C))),
                         breaks = seq(-3,3, by=0.5))+
      scale_x_continuous(limits = c(0,9), expand = c(0.01, 0), 
                         name=(expression("In situ"~(degree*C))),
                         breaks = seq(0,10, by=1))
    #CRW_DHW_Residuals2
    #ggsave(file="Outputs/DHW_CRW_Differences.svg", plot=CRW_DHW_Residuals2, width=4, height=3.5)


Sources4<-grid.arrange(
  DHWSource2, arrangeGrob(GCITYvsOI_DHW2,GCITYvsCRW_DHW2, ncol=2), heights=c(5/10, 5/10), ncol = 1)

#ggsave(file="Outputs/DHW_Sourcess2.svg", plot=Sources4, width=7, height=8)
## ---- chunk 24

# Supplemantary Figure 3
  
  SupplumentFigure3a<-ggplot(Nino.OI_data, aes(x=Days)) + ggthe_bw +
      theme(legend.box.background = element_rect(),
            legend.position = "none") +
      
      geom_hline(yintercept=1, linetype="dashed", color="black")+
      geom_hline(yintercept=2, linetype="dashed", color="grey")+
      scale_x_continuous(limits = c(0,701), expand = c(0, 0), 
                         name=("Month of the year"),
                         breaks = seq(0,701, by= 90))+
      scale_y_continuous(limits = c(0,3), 
                       name=(expression("HotSpot"~(degree*C))), expand = c(0.02, 0.03),
                         breaks = seq(0,3, by=0.5))
  
  SupplumentFigure3a <-SupplumentFigure3a +
      #geom_point(aes(y = HotSpot, colour = factor(Event)), size=0.02) + 
      geom_line(aes(y = HotSpot, colour = factor(Event))) + 
     
      scale_colour_manual(values = c("magenta","cyan", "black"), name="ENSO")+
      #geom_point(aes(y = Clima_Norm, size=1)) +
      facet_grid(Event~.)
  SupplumentFigure3a
  
  ggsave(file="C.Outputs/Figure_S3.svg", plot=SupplumentFigure3a, width=6, height=5)

## ---- chunk 25
  
    # Number of HS > 1
        HS_N_1<-as.data.frame(Nino.OI_data %>%
              group_by(Event) %>%
              summarize(N = n(),
                        Cont=sum (HotSpot>=1)))
        HS_N_1
    
    # Number of 0<HS<1
        HS_N_0_1<-as.data.frame(Nino.OI_data %>%
              group_by(Event) %>%
              summarize(N = n(),
                        Cont=sum (HotSpot>0 & HotSpot<1)))
        HS_N_0_1
    
    # Number of 1<HS<2
        HS_N_1_2<-as.data.frame(Nino.OI_data %>%
              group_by(Event) %>%
              summarize(N = n(),
                        Cont=sum (HotSpot>=1 & HotSpot<2)))
        HS_N_1_2
    
    # Number of 2<HS<3
        HS_N_2_3<-as.data.frame(Nino.OI_data %>%
              group_by(Event) %>%
              summarize(N = n(),
                        Cont=sum (HotSpot>=2 & HotSpot<3)))
        HS_N_2_3
## ---- chunk 26

# Area under of (HS>0)
  HS_Aggregated<-as.data.frame(Nino.OI_data %>%
        group_by(Event) %>%
        summarize(Sum = sum (HotSpot)))
  HS_Aggregated

# Area under of (HS>1)
  HS1_Aggregated<-as.data.frame(Nino.OI_data %>%
        group_by(Event) %>%
        summarize(Sum = sum (HotSpot[HotSpot>1])))
  HS1_Aggregated

# Area under (HS>2)
  HS2_Aggregated<-as.data.frame(Nino.OI_data %>%
        group_by(Event) %>%
        summarize(Sum = sum (HotSpot[HotSpot>2])))
  HS2_Aggregated
